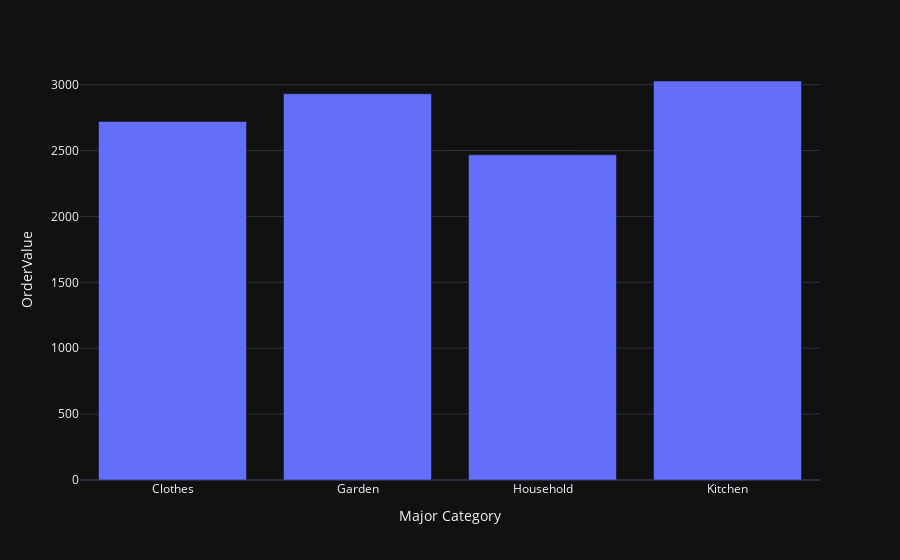

The notebook cell saved with this chart:
### Code cell
order_value_cat = df.groupby("Major Category").agg({
    "OrderValue" : "sum"
}).reset_index()

fig = px.bar(data_frame=order_value_cat, x = "Major Category", y = "OrderValue")
fig.show()

### Figure 1 — Plotly figure (JSON) as saved in the notebook; plotly's stock layout.template omitted (floating-point values rounded to 4 significant figures)
{"data": [{"alignmentgroup": "True", "hovertemplate": "Major Category=%{x}<br>OrderValue=%{y}<extra></extra>", "legendgroup": "", "marker": {"color": "#636efa", "pattern": {"shape": ""}}, "name": "", "offsetgroup": "", "orientation": "v", "showlegend": false, "textposition": "auto", "type": "bar", "x": ["Clothes", "Garden", "Household", "Kitchen"], "xaxis": "x", "y": [2721.0, 2931.0, 2467.0, 3028.0], "yaxis": "y"}], "layout": {"barmode": "relative", "legend": {"tracegroupgap": 0}, "margin": {"t": 60}, "xaxis": {"anchor": "y", "domain": [0, 1], "title": {"text": "Major Category"}}, "yaxis": {"anchor": "x", "domain": [0, 1], "title": {"text": "OrderValue"}}}}
